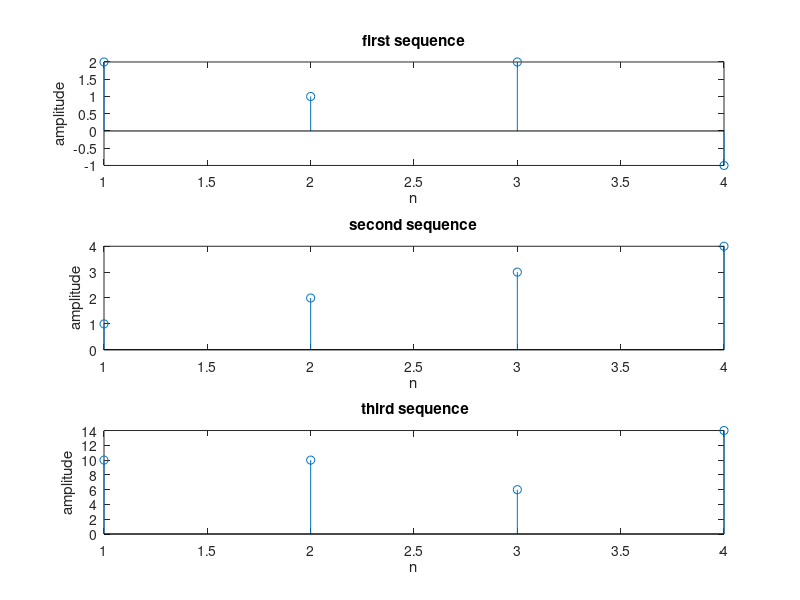

This chart was generated by the following MATLAB code:
%aim:compute circular convoluion using dft/idft
clc;
clear all;
close all;
N=4;
x1=[2 1 2 -1]
subplot(3,1,1)
stem(x1)
xlabel('n')
ylabel('amplitude')
title('first sequence')
x2=[1 2 3 4]
subplot(3,1,2)
stem(x2)
xlabel('n')
ylabel('amplitude')
title('second sequence')
X1=fft(x1,N);
X2=fft(x2,N);
X1X2=X1.*X2;
disp('circular convolution of x1(n) is ')
x3=ifft(X1X2)
subplot(3,1,3)
stem(x3)
xlabel('n')
ylabel('amplitude')
title (' third sequence')


